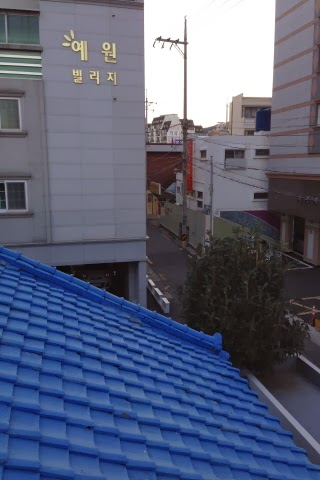
#> input picture 1.jpg, 320 x 480 px, found by its file name
$ python Image_Align.py
#> lines starting #> are read from the running program, lines starting #| are printed output that depends on the picture
import cv2
import numpy as np
from matplotlib import pyplot as plt
from random import randrange

img_ = cv2.imread('C:/Users/veronica/OpenCV_17d/1.jpg')
#> img_ is the input picture: shape (480, 320, 3); mean B, G, R 121.5, 96.9, 89.6
img1 = cv2.cvtColor(img_,cv2.COLOR_BGR2GRAY)
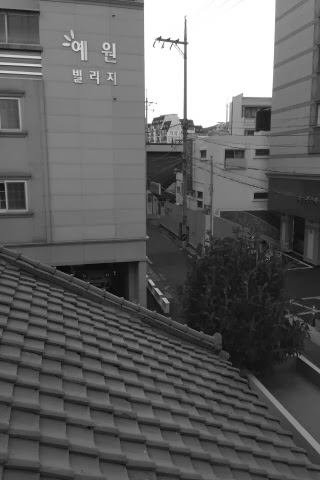
#> img1: shape (480, 320); min 6, max 255, mean 97.5

img = cv2.imread('C:/Users/veronica/OpenCV_17d/2.jpg')
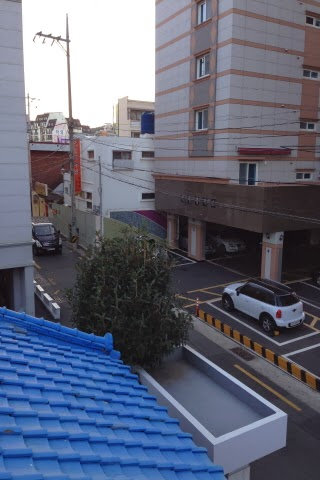
#> input picture 2.jpg, 320 x 480 px, found by its file name
#> img is the input picture: shape (480, 320, 3); mean B, G, R 121.4, 102.9, 97.7
img2 = cv2.cvtColor(img,cv2.COLOR_BGR2GRAY)
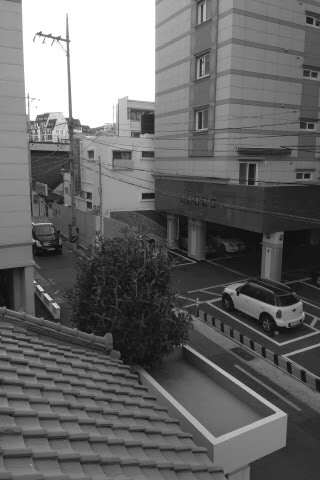
#> img2: shape (480, 320); min 8, max 255, mean 103.4


sift = cv2.xfeatures2d.SIFT_create()

# find the keypoints and descriptors with SIFT
kp1, des1 = sift.detectAndCompute(img1,None)
#> kp1 = 958 keypoints; strongest (x, y, size): (168, 40, 2.7), (177, 41, 3.1), (185, 43, 3.4), (185, 57, 2.5)
kp2, des2 = sift.detectAndCompute(img2,None)
#> kp2 = 1020 keypoints; strongest (x, y, size): (40, 34, 3.1), (41, 289, 2.6), (58, 38, 3.1), (46, 295, 2.7)
# BFMatcher with default params
# BFMatcher with default params
# FLANN parameters
# FLANN parameters
FLANN_INDEX_KDTREE = 0
index_params = dict(algorithm = FLANN_INDEX_KDTREE, trees = 5)
search_params = dict(checks=50)   # or pass empty dictionary
flann = cv2.FlannBasedMatcher(index_params,search_params)
matches = flann.knnMatch(des1,des2,k=2)
#> matches = 958 matches
 # Need to draw only good matches, so create a mask
matchesMask = [[0,0] for i in range(len(matches))]
#> matchesMask = 958 pairs, first value 0 to 0, second value 0 to 0

## Apply ratio test
good = []
for m in matches:
     if m[0].distance < 0.5*m[1].distance:
     	good.append(m)
#> after the loop, good = 137 matches
matches1 = np.asarray(good)

 # ratio test as per Lowe's paper
for i,(m,n) in enumerate(matches):
	if m.distance < 0.7*n.distance:
		matchesMask[i]=[1,0]
#> after the loop, matchesMask = 958 pairs, first value 0 to 1, second value 0 to 0

if len(matches1[:,0]) >= 4:
    src = np.float32([ kp1[m.queryIdx].pt for m in matches1[:,0] ]).reshape(-1,1,2)
#> src = 137 rows, first 8: [63.04, 349.9], [134.9, 264], [139.9, 102.3], [146.5, 390.9], [147.5, 143.3], [148.5, 191.7], [149.2, 340.6], [149.3, 153.9]
    dst = np.float32([ kp2[m.trainIdx].pt for m in matches1[:,0] ]).reshape(-1,1,2)
#> dst = 137 rows, first 8: [19.82, 388], [20.79, 269.7], [19.43, 97.43], [32.06, 402.8], [30.92, 141.4], [33.85, 192.8], [35.33, 349.6], [33.21, 152.6]

    H, masked = cv2.findHomography(src, dst, cv2.RANSAC, 5.0)
#> H = [[1.3, 0.0253, -159.7], [0.177, 1.21, -37.39], [0.000948, 1.33e-05, 1]]; masked = 137 values from 0 to 1
    print(H)
#| [[ 1.29944458e+00  2.52649734e-02 -1.59666760e+02]
#|  [ 1.77465423e-01  1.20747545e+00 -3.73925955e+01]
#|  [ 9.47734426e-04  1.32521436e-05  1.00000000e+00]]
else:
    raise AssertionError("Can't find enough keypoints.")

draw_params = dict(matchColor = (0,255,0),singlePointColor = (255,0,0),matchesMask = matchesMask,flags = 0)
#> draw_params = 4 items
img3 = cv2.drawMatchesKnn(img1,kp1,img2,kp2,matches,None,**draw_params)
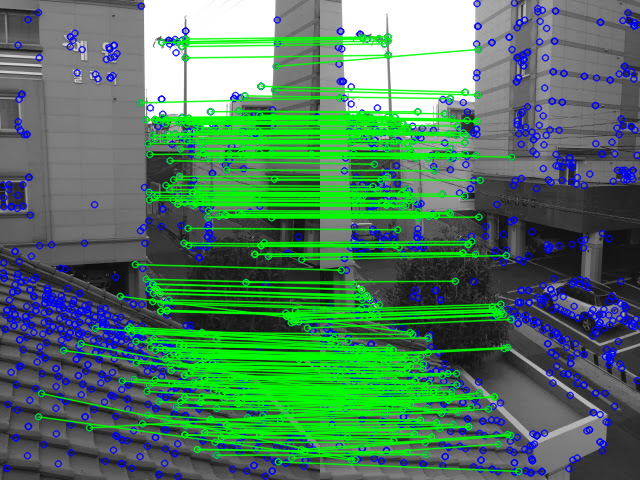
#> img3: shape (480, 640, 3); mean of channels 0, 1, 2 95.9, 123.8, 79.1; drawn as B, G, R
cv2.imshow("correspondences", img3)
cv2.waitKey()

dst = cv2.warpPerspective(img_,H,(img.shape[1]+img_.shape[1], img_.shape[0]))
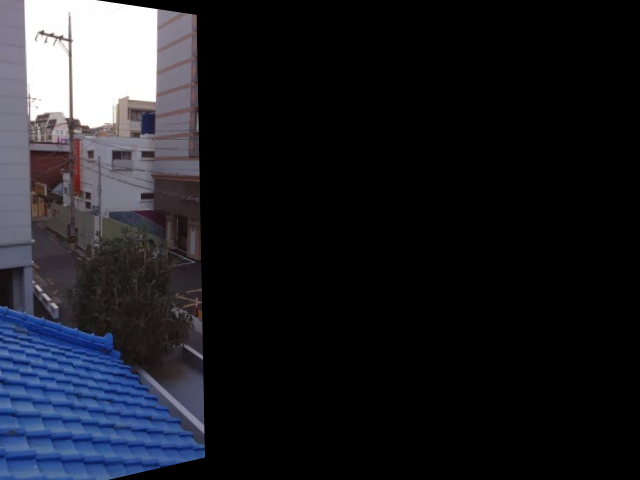
#> dst: shape (480, 640, 3); mean B, G, R 36.9, 30.8, 29.6
plt.imshow(dst),plt.title('Warped Image')
plt.show()
plt.figure()
